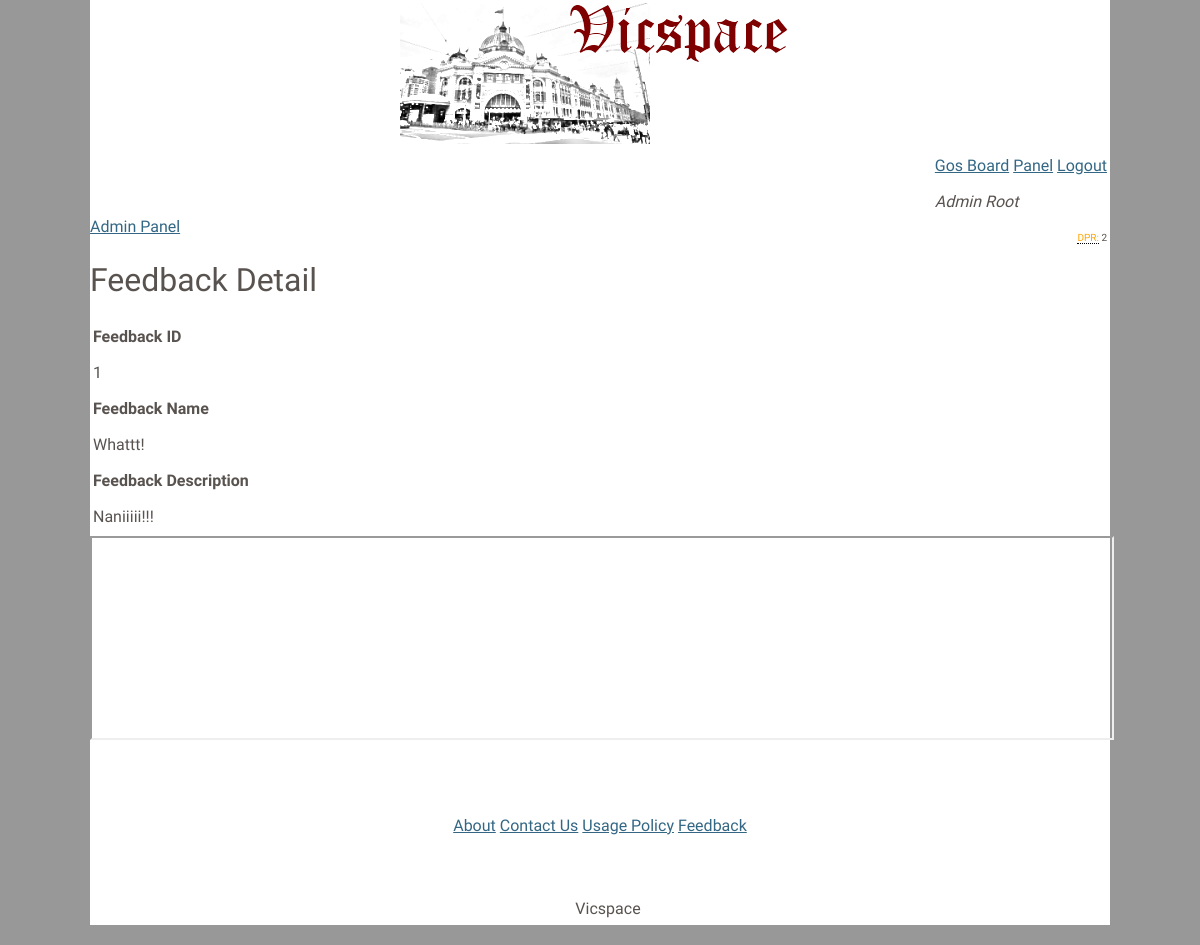
The page /admin/feedback/feedback_detail.php?id=1 (signed in) on the database its author committed.
### tables this page shows
CREATE TABLE IF NOT EXISTS `users` (
  `user_id` int(8) NOT NULL auto_increment,
  `user_name` varchar(32) NOT NULL,
  `user_pass` varchar(32) default NULL,
  `user_email` varchar(255) default NULL,
  `user_level` int(8) default NULL,
  `first_name` varchar(255) default NULL,
  `middle_name` varchar(255) default NULL,
  `last_name` varchar(255) default NULL,
  `user_address` varchar(255) default NULL,
  `user_locality` varchar(255) default NULL,
  `user_pcode` varchar(255) default NULL,
  `user_gender` varchar(255) default NULL,
  `user_dob_d` int(8) default NULL,
  `user_dob_m` int(8) default NULL,
  `user_dob_y` int(8) default NULL,
  `user_phone` int(15) default NULL,
  `user_occupation` varchar(255) default NULL,
  `user_weekend` varchar(255) default NULL,
  `user_notification` int(8) default NULL,
  `user_post_limit` int(8) NOT NULL,
  `user_ip` varchar(20) default NULL,
  `user_views` int(12) NOT NULL,
  `user_online` int(1) NOT NULL default '0',
  `user_ts` timestamp NOT NULL default CURRENT_TIMESTAMP on update CURRENT_TIMESTAMP,
  PRIMARY KEY  (`user_id`)
);

CREATE TABLE IF NOT EXISTS `feedback` (
  `feedback_id` int(8) NOT NULL auto_increment,
  `feedback_name` varchar(255) NOT NULL,
  `feedback_description` text NOT NULL,
  `feedback_ts` timestamp NOT NULL default CURRENT_TIMESTAMP,
  PRIMARY KEY  (`feedback_id`)
);

### admin/feedback/feedback_detail.php (the view, shortened to what this page needs)
<?php $title = "Item Detail";
include($_SERVER['DOCUMENT_ROOT'].'/header.php');
$test = $_GET['id'];
?>
<h1>Feedback Detail</h1>
<?php
$feedback_id = mysql_query("SELECT feedback_id FROM feedback WHERE feedback_id='$test'");
$feedback_id = mysql_fetch_row($feedback_id);
$feedback_id = $feedback_id[0];
$feedback_name = mysql_query("SELECT feedback_name FROM feedback WHERE feedback_id='$test'");
$feedback_name = mysql_fetch_row($feedback_name);
$feedback_name = $feedback_name[0];
$feedback_description = mysql_query("SELECT feedback_description FROM feedback WHERE feedback_id='$test'");
$feedback_description = mysql_fetch_row($feedback_description);
$feedback_description = $feedback_description[0];
echo '<table><tr><td><b>Feedback ID</b></td></tr><tr><td>'.$feedback_id.'</td></tr>';
echo '<tr><td><b>Feedback Name</b></td></tr><tr><td>'.$feedback_name.'</td></tr>';
echo '<tr><td><b>Feedback Description</b></td></tr><tr><td>'.$feedback_description.'</td></tr>';;
echo '</table>';
include($_SERVER['DOCUMENT_ROOT'].'/footer.php');?>

### header.php (shortened to what this page needs)
<!DOCTYPE html PUBLIC "-//W3C//DTD XHTML 1.0 Transitional//EN" "http://www.w3.org/TR/xhtml1/DTD/xhtml1-transitional.dtd">
<html>
<head>
		<link rel="stylesheet" type="text/css" href="/css/style.css" />
		<link rel="stylesheet" type="text/css" href="/css/custom_tooltip.css" />
</head>
<body>
<div id="wrapper">
<table align="center">
<tr><td><img src="/Images/Vicspace.png" /></td></tr>
</table>
<?php
if ($_SESSION['username'] != "")
{
echo '<table align="right" >
	<tr><td><a href="/gossip/">Gos Board</a></td><td><a href="/panel/">Panel</a></td><td><a href="/logout.php">Logout</a></tr>';
$uname = $_SESSION['username'];
$accesslevel = mysql_query("SELECT user_level FROM users WHERE user_name='$uname'");
$accesslevel = mysql_fetch_row($accesslevel);
$accesslevel = $accesslevel[0];
$firstname = mysql_query("SELECT first_name FROM users WHERE user_name='$uname'");
$firstname = mysql_fetch_row($firstname);
$firstname = $firstname[0];
$middlename = mysql_query("SELECT middle_name FROM users WHERE user_name='$uname'");
$middlename = mysql_fetch_row($middlename);
$middlename = $middlename[0];
$lastname = mysql_query("SELECT last_name FROM users WHERE user_name='$uname'");
$lastname = mysql_fetch_row($lastname);
$lastname = $lastname[0];
$postlimit = mysql_query("SELECT user_post_limit FROM users WHERE user_name='$uname'");
$postlimit = mysql_fetch_row($postlimit);
$postlimit = $postlimit[0];
echo "<font size=2>"."<tr><td colspan=4>"."<i>".$firstname." ".$middlename." ".$lastname."</td></tr></font>";
echo "<tr><td colspan=3 style=text-align:right;><font size=1><a class=\"customtooltip\" href=\"#\" style=\"color:orange;\">DPR:<span class=\"classic\"><font size=3>Daily Posts Remaining </font></span></a> ".$postlimit."</font></td></tr>";
echo "</table></font><br />";
if($accesslevel == 100)
{
echo '<br><a href="/admin/admin_panel.php">Admin Panel</a>';
}
}?>

### css/style.css (style rules this page uses)
a { text-decoration: underline; color: #336784; }
body { color: #595350; line-height: 2em; background: #989898 ; font-size: 12pt; width: 85%; height: 85%; margin: 0 auto; }
body,input { font-family: Kreon, sans-serif; }
h1,h2,h3,h4 { font-weight: normal; }
#wrapper { background: white; }

### css/custom_tooltip.css (style rules this page uses)
.customtooltip { border-bottom: 1px dotted #000000; color: #000000; outline: none; cursor: help; text-decoration: none; position: relative; }

### rows shown on the page
users: first_name "Admin", last_name "Root", user_post_limit "2"
feedback: feedback_id "1", feedback_name "Whattt!", feedback_description "Naniiiii!!!"
